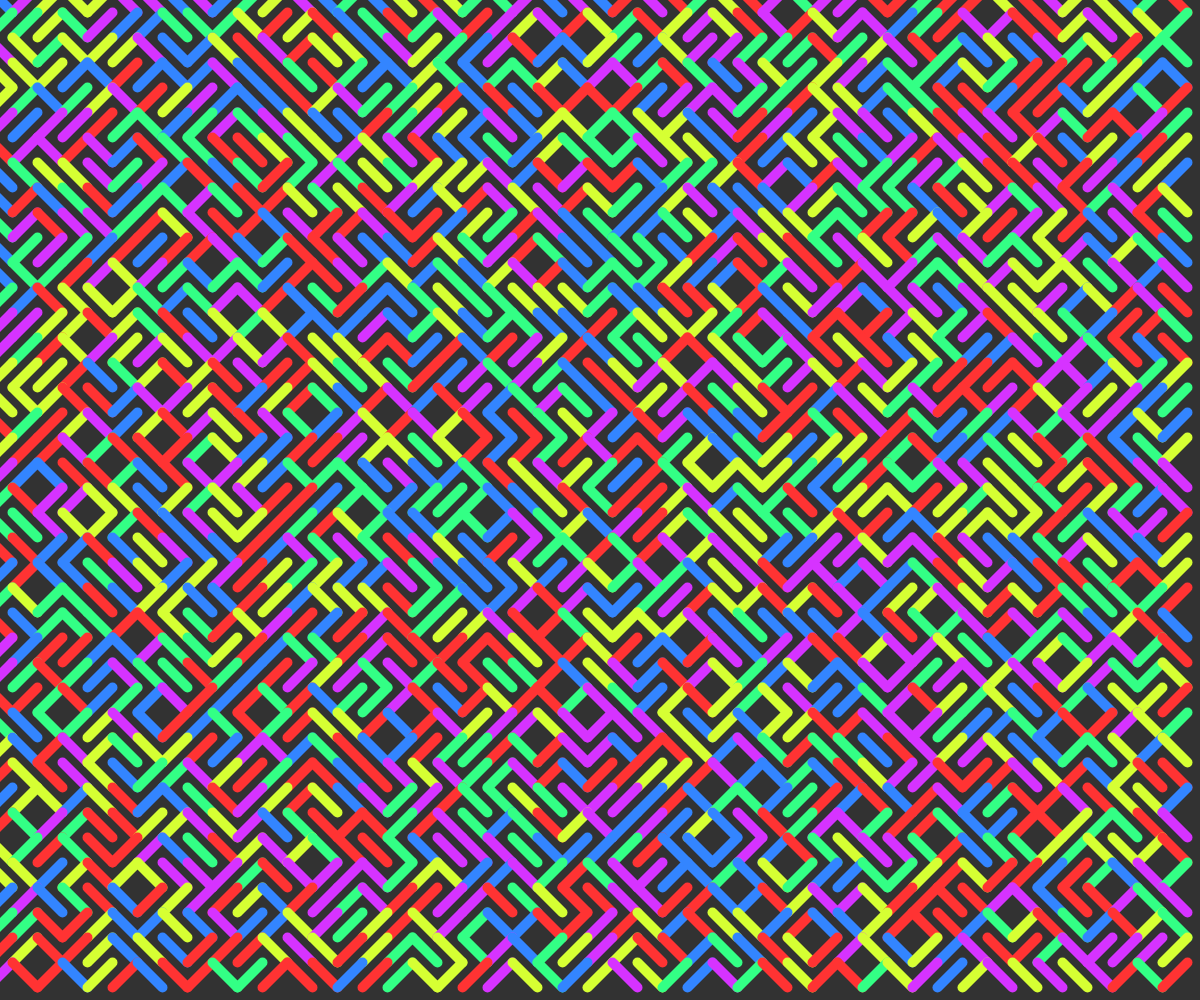
Frame 1 (no input)
Frame 60 (no input): identical to frame 1, image omitted
Frame 120 (the mouse pressed at the canvas centre since frame 60): identical to frame 1, image omitted

The p5.js sketch that drew this single still picture (run headless with seeded random() and noise() and a simulated clock; from frame 60 on, the mouse is pressed at the canvas centre):

// p5.js sketch
// ── sketch.js
var grid_size = 25;
var bar_width = 10;
var colorPool;


function setup() {
	createCanvas(windowWidth, windowHeight);
  rectMode(CENTER);
  background(50);
  colorMode(HSL, 100);
  colorPool = new ColorPool();

  colorPool.add(color(60, 100, 60));
  colorPool.add(color(0, 100, 60));
  colorPool.add(color(20, 100, 60));
  colorPool.add(color(40, 100, 60));
  colorPool.add(color(80, 100, 60));

  console.log(colorPool.pool)
  for (var i = 0; i < Math.floor(height / grid_size); i ++) {
    for (var j = 0; j < Math.floor(width / grid_size); j ++) {
      var randomAngle = Math.random() >= 0.5 ? PI / 4 : -PI / 4;

      if (Math.random() > 0.5) {
        fill(colorPool.random());
        drawBar(j * grid_size, i * grid_size, grid_size / Math.cos(PI / 4) + bar_width, bar_width, PI / 4);
      }
      else {
        fill(colorPool.random());
        drawBar(j * grid_size, i * grid_size, grid_size / Math.cos(PI / 4) + bar_width, bar_width, -PI / 4);
      }
    }
  }
}

function draw() {

}

function drawBar(cx, cy, w, h, angle) {
  noStroke();
  push();
  translate(cx, cy);
  rotate(angle);
  rect(0, 0, w, h, 100, 100, 100, 100);
  pop();
}

function ColorPool(colorMode, max) {
  this.pool = [];

  this.add = function(c) {
    this.pool.push(c);
  }

  this.random = function() {
    return this.pool[Math.floor(Math.random() * this.pool.length)]
  }

  this.select = function(n) {
    return this.pool[n]
  }
}
